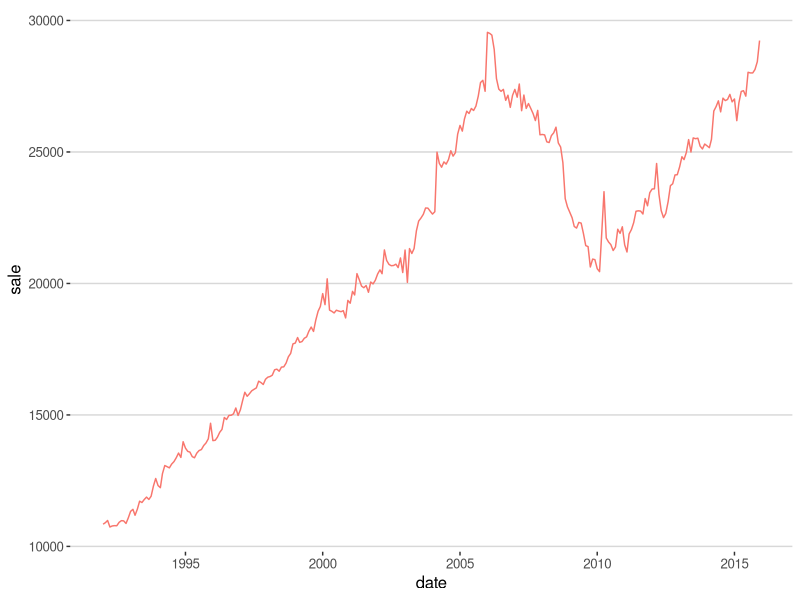

This figure's R source:
library("ggplot2")
library("stringr")
library("dplyr")
library("magrittr")
library("tidyr")
library("ggthemes")

#read into R
validation = read.csv("Validation.csv")
development = read.csv("Development.csv")


#changing column names
colnames(validation) = c("date", "sale")
colnames(development) = c("date", "sale")

#changing sale to numeric
development$sale = str_extract(development$sale, pattern = "[^$]+") %>% 
  str_replace(pattern = ",", replacement = "") %>%
  as.numeric()
 
#changing date to d/m/YYYY format 
year = str_extract(development$date, pattern = "[:digit:]{2}$") 
year = ifelse(str_detect(year, pattern = "9[0-9]") == TRUE, paste0("19", year), paste0("20", year))
month = str_extract(development$date, pattern = "(?<=/)[:digit:]+(?=/)")
day = str_extract(development$date, pattern = "^[:digit:]+(?=/)")
development$date = paste(day, month, year, sep = "/")

#plotting sale against date
housing_lineplot = ggplot(development, aes(x = as.Date(development$date, format = "%m/%d/%Y"), y = sale)) + 
  geom_line(aes(color = "yellow")) + labs(x = "date") + 
  theme_hc() + 
  theme(legend.position = "none")







